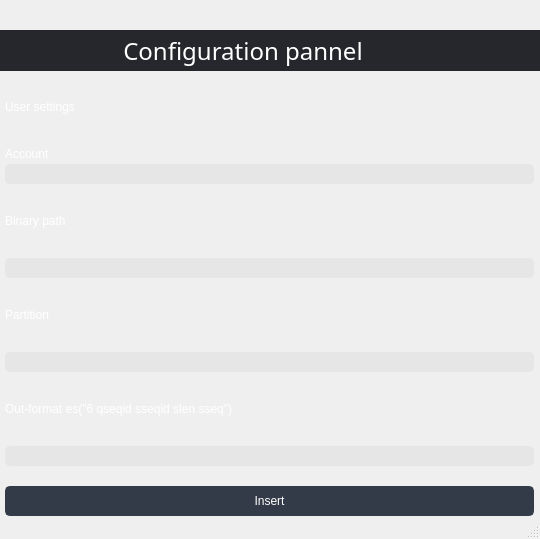
<?xml version="1.0" encoding="UTF-8"?>
<ui version="4.0">
 <class>MainWindow</class>
 <widget class="QMainWindow" name="MainWindow">
  <property name="windowModality">
   <enum>Qt::NonModal</enum>
  </property>
  <property name="enabled">
   <bool>true</bool>
  </property>
  <property name="geometry">
   <rect>
    <x>0</x>
    <y>0</y>
    <width>540</width>
    <height>539</height>
   </rect>
  </property>
  <property name="windowTitle">
   <string>MainWindow</string>
  </property>
  <property name="toolButtonStyle">
   <enum>Qt::ToolButtonIconOnly</enum>
  </property>
  <widget class="QWidget" name="centralwidget">
   <property name="styleSheet">
    <string notr="true">QLabel {
	color:white;
	font: 8pt &quot;Georgia&quot;;
}

QPushButton{
	font: 8pt &quot;Georgia&quot;;
}

QLineEdit{
	color: white;
}

QSpinBox{
	color: white;
}

QSpinBox{
	background-color: rgb(230, 230, 230);
	border-radius: 2px;
	border: 2px solid rgb(230, 230, 230);
	padding-left: 10px;
	color: white;
}

QLineEdit {
	background-color: rgb(230, 230, 230);
	border-radius: 5px;
	border: 2px solid rgb(230, 230, 230);
	padding-left: 10px;
}
QLineEdit:hover {
	border: 2px solid rgb(230, 230, 230);
}
QLineEdit:focus {
	border: 2px solid rgb(91, 101, 124);
}
/* RADIO BUTTON */
QRadioButton{
	color: white;
}
QRadioButton::indicator {
    border: 3px solid rgb(52, 59, 72);
	width: 15px;
	height: 15px;
	border-radius: 10px;
    background: rgb(44, 49, 60);
}
QRadioButton::indicator:hover {
    border: 3px solid rgb(58, 66, 81);
}
QRadioButton::indicator:checked {
    background: 3px solid rgb(94, 106, 130);
	border: 3px solid rgb(52, 59, 72);	
}

/* COMBOBOX */
QComboBox{
	background-color: rgb(27, 29, 35);
	border-radius: 5px;
	border: 2px solid white;
	padding: 5px;
	padding-left: 10px;
}
QComboBox:hover{
	border: 2px solid rgb(64, 71, 88);
}
QComboBox::drop-down {
	subcontrol-origin: padding;
	subcontrol-position: top right;
	width: 25px; 
	border-left-width: 3px;
	border-left-color: rgba(39, 44, 54, 150);
	border-left-style: solid;
	border-top-right-radius: 3px;
	border-bottom-right-radius: 3px;	
	background-image: url(:/16x16/icons/16x16/cil-arrow-bottom.png);
	background-position: center;
	background-repeat: no-reperat;
 }
QComboBox QAbstractItemView {
	color: rgb(85, 170, 255);	
	background-color: rgb(27, 29, 35);
	padding: 10px;
	selection-background-color: rgb(39, 44, 54);
}

/*SPIN BOX*/
QSpinBox {
position: relative;
  padding: 4px;
  width: 50px;
  height: 20px;
  text-align: center;
  font-size: 2rem;
 border-radius: 5px;
	border: 2px solid white;
}
QSpinBox::up-button{
margin-top: 1px;
margin-right: 2px;
margin-left: -5px;
height: 10px;
background-image: url(:/16x16/icons/16x16/cil-arrow-top.png);
background-repeat: no-repeat;
}
QSpinBox::down-button{
margin-left: 2px;
margin-top: -3px;
background-image: url(:/16x16/icons/16x16/cil-arrow-bottom.png);
background-repeat: no-repeat;
}
QSpinBox::up-button:pressed{
	background-color: white;
}
QSpinBox::down-button:pressed{
	background-color: white;
}
</string>
   </property>
   <widget class="QFrame" name="frame_div_content_1">
    <property name="geometry">
     <rect>
      <x>0</x>
      <y>70</y>
      <width>541</width>
      <height>451</height>
     </rect>
    </property>
    <property name="sizePolicy">
     <sizepolicy hsizetype="Fixed" vsizetype="Fixed">
      <horstretch>0</horstretch>
      <verstretch>0</verstretch>
     </sizepolicy>
    </property>
    <property name="minimumSize">
     <size>
      <width>0</width>
      <height>110</height>
     </size>
    </property>
    <property name="maximumSize">
     <size>
      <width>16777215</width>
      <height>500</height>
     </size>
    </property>
    <property name="styleSheet">
     <string notr="true">background-color: rgb(41, 45, 56);
QLabel {
	color: white;
	background-color: white;
}

</string>
    </property>
    <property name="frameShape">
     <enum>QFrame::NoFrame</enum>
    </property>
    <property name="frameShadow">
     <enum>QFrame::Raised</enum>
    </property>
    <layout class="QVBoxLayout" name="verticalLayout_7">
     <property name="spacing">
      <number>0</number>
     </property>
     <property name="leftMargin">
      <number>0</number>
     </property>
     <property name="topMargin">
      <number>0</number>
     </property>
     <property name="rightMargin">
      <number>0</number>
     </property>
     <property name="bottomMargin">
      <number>0</number>
     </property>
     <item>
      <layout class="QGridLayout" name="gridLayout">
       <item row="5" column="1">
        <widget class="QLabel" name="label_2">
         <property name="styleSheet">
          <string notr="true">color: white;</string>
         </property>
         <property name="text">
          <string>Partition</string>
         </property>
        </widget>
       </item>
       <item row="0" column="1">
        <widget class="QLabel" name="label_11">
         <property name="styleSheet">
          <string notr="true">font: 12pt &quot;Arkhip&quot;;</string>
         </property>
         <property name="text">
          <string>User settings</string>
         </property>
        </widget>
       </item>
       <item row="1" column="2">
        <widget class="QLabel" name="label_9">
         <property name="minimumSize">
          <size>
           <width>5</width>
           <height>0</height>
          </size>
         </property>
         <property name="maximumSize">
          <size>
           <width>10</width>
           <height>20</height>
          </size>
         </property>
         <property name="text">
          <string/>
         </property>
        </widget>
       </item>
       <item row="1" column="1">
        <widget class="QLabel" name="label">
         <property name="styleSheet">
          <string notr="true">color: white;</string>
         </property>
         <property name="text">
          <string>Account</string>
         </property>
        </widget>
       </item>
       <item row="3" column="1">
        <widget class="QLabel" name="label_3">
         <property name="styleSheet">
          <string notr="true">color: white;</string>
         </property>
         <property name="text">
          <string>Binary path</string>
         </property>
        </widget>
       </item>
       <item row="7" column="1">
        <widget class="QLabel" name="label_4">
         <property name="styleSheet">
          <string notr="true">color: white;</string>
         </property>
         <property name="text">
          <string>Out-format es(&quot;6 qseqid sseqid slen sseq&quot;) </string>
         </property>
        </widget>
       </item>
       <item row="1" column="0">
        <widget class="QLabel" name="label_7">
         <property name="maximumSize">
          <size>
           <width>5</width>
           <height>20</height>
          </size>
         </property>
         <property name="text">
          <string/>
         </property>
        </widget>
       </item>
       <item row="11" column="1">
        <widget class="QPushButton" name="insert">
         <property name="minimumSize">
          <size>
           <width>0</width>
           <height>30</height>
          </size>
         </property>
         <property name="styleSheet">
          <string notr="true">QPushButton {
	color: white;
	border: 2px solid rgb(52, 59, 72);
	border-radius: 5px;	
	background-color: rgb(52, 59, 72);
}
QPushButton:hover {
	background-color: rgb(57, 65, 80);
	border: 2px solid rgb(61, 70, 86);
}
QPushButton:pressed {	
	background-color: rgb(35, 40, 49);
	border: 2px solid rgb(43, 50, 61);
}</string>
         </property>
         <property name="text">
          <string>Insert</string>
         </property>
        </widget>
       </item>
       <item row="8" column="1">
        <widget class="QLineEdit" name="outfmt"/>
       </item>
       <item row="6" column="1">
        <widget class="QLineEdit" name="partition"/>
       </item>
       <item row="2" column="1">
        <widget class="QLineEdit" name="account"/>
       </item>
       <item row="12" column="1">
        <widget class="QLabel" name="label_6">
         <property name="maximumSize">
          <size>
           <width>16777215</width>
           <height>5</height>
          </size>
         </property>
         <property name="text">
          <string/>
         </property>
        </widget>
       </item>
       <item row="4" column="1">
        <widget class="QLineEdit" name="binary"/>
       </item>
       <item row="9" column="1">
        <widget class="QLabel" name="label_8">
         <property name="maximumSize">
          <size>
           <width>16777215</width>
           <height>20</height>
          </size>
         </property>
         <property name="text">
          <string/>
         </property>
        </widget>
       </item>
      </layout>
     </item>
    </layout>
   </widget>
   <widget class="QFrame" name="frame_top_btns">
    <property name="geometry">
     <rect>
      <x>0</x>
      <y>30</y>
      <width>541</width>
      <height>41</height>
     </rect>
    </property>
    <property name="maximumSize">
     <size>
      <width>16777215</width>
      <height>42</height>
     </size>
    </property>
    <property name="styleSheet">
     <string notr="true">background-color: rgba(27, 29, 35, 200)</string>
    </property>
    <property name="frameShape">
     <enum>QFrame::NoFrame</enum>
    </property>
    <property name="frameShadow">
     <enum>QFrame::Raised</enum>
    </property>
    <layout class="QHBoxLayout" name="horizontalLayout_4">
     <property name="spacing">
      <number>0</number>
     </property>
     <property name="leftMargin">
      <number>0</number>
     </property>
     <property name="topMargin">
      <number>0</number>
     </property>
     <property name="rightMargin">
      <number>0</number>
     </property>
     <property name="bottomMargin">
      <number>0</number>
     </property>
     <item>
      <widget class="QFrame" name="frame_label_top_btns">
       <property name="sizePolicy">
        <sizepolicy hsizetype="Expanding" vsizetype="Preferred">
         <horstretch>0</horstretch>
         <verstretch>0</verstretch>
        </sizepolicy>
       </property>
       <property name="frameShape">
        <enum>QFrame::NoFrame</enum>
       </property>
       <property name="frameShadow">
        <enum>QFrame::Raised</enum>
       </property>
       <layout class="QHBoxLayout" name="horizontalLayout_10">
        <property name="spacing">
         <number>0</number>
        </property>
        <property name="leftMargin">
         <number>5</number>
        </property>
        <property name="topMargin">
         <number>0</number>
        </property>
        <property name="rightMargin">
         <number>10</number>
        </property>
        <property name="bottomMargin">
         <number>0</number>
        </property>
        <item>
         <widget class="QFrame" name="frame_icon_top_bar">
          <property name="maximumSize">
           <size>
            <width>30</width>
            <height>30</height>
           </size>
          </property>
          <property name="styleSheet">
           <string notr="true">background: transparent;
background-image: url(:/16x16/icons/16x16/cil-terminal.png);
background-position: center;
background-repeat: no-repeat;
</string>
          </property>
          <property name="frameShape">
           <enum>QFrame::StyledPanel</enum>
          </property>
          <property name="frameShadow">
           <enum>QFrame::Raised</enum>
          </property>
         </widget>
        </item>
        <item>
         <widget class="QLabel" name="label_title_bar_top">
          <property name="font">
           <font>
            <family>Arkhip</family>
            <pointsize>18</pointsize>
            <weight>50</weight>
            <italic>false</italic>
            <bold>false</bold>
           </font>
          </property>
          <property name="styleSheet">
           <string notr="true">background: transparent;
color: white;
font: 18pt &quot;Arkhip&quot;;
</string>
          </property>
          <property name="text">
           <string>Configuration pannel</string>
          </property>
          <property name="alignment">
           <set>Qt::AlignCenter</set>
          </property>
         </widget>
        </item>
       </layout>
      </widget>
     </item>
     <item alignment="Qt::AlignRight">
      <widget class="QFrame" name="frame_btns_right">
       <property name="sizePolicy">
        <sizepolicy hsizetype="Expanding" vsizetype="Preferred">
         <horstretch>0</horstretch>
         <verstretch>0</verstretch>
        </sizepolicy>
       </property>
       <property name="maximumSize">
        <size>
         <width>120</width>
         <height>16777215</height>
        </size>
       </property>
       <property name="frameShape">
        <enum>QFrame::NoFrame</enum>
       </property>
       <property name="frameShadow">
        <enum>QFrame::Raised</enum>
       </property>
       <layout class="QHBoxLayout" name="horizontalLayout_5">
        <property name="spacing">
         <number>0</number>
        </property>
        <property name="leftMargin">
         <number>0</number>
        </property>
        <property name="topMargin">
         <number>0</number>
        </property>
        <property name="rightMargin">
         <number>0</number>
        </property>
        <property name="bottomMargin">
         <number>0</number>
        </property>
        <item>
         <widget class="QPushButton" name="btn_minimize">
          <property name="sizePolicy">
           <sizepolicy hsizetype="Minimum" vsizetype="Expanding">
            <horstretch>0</horstretch>
            <verstretch>0</verstretch>
           </sizepolicy>
          </property>
          <property name="minimumSize">
           <size>
            <width>40</width>
            <height>0</height>
           </size>
          </property>
          <property name="maximumSize">
           <size>
            <width>40</width>
            <height>16777215</height>
           </size>
          </property>
          <property name="toolTip">
           <string>Minimize</string>
          </property>
          <property name="styleSheet">
           <string notr="true">QPushButton {	
	border: none;
	background-color: transparent;
}
QPushButton:hover {
	background-color: rgb(52, 59, 72);
}
QPushButton:pressed {	
	background-color: rgb(85, 170, 255);
}</string>
          </property>
          <property name="text">
           <string/>
          </property>
          <property name="icon">
           <iconset resource="Simple_PySide_Base-master/files.qrc">
            <normaloff>:/16x16/icons/16x16/cil-window-minimize.png</normaloff>:/16x16/icons/16x16/cil-window-minimize.png</iconset>
          </property>
         </widget>
        </item>
        <item>
         <widget class="QPushButton" name="btn_close">
          <property name="sizePolicy">
           <sizepolicy hsizetype="Minimum" vsizetype="Expanding">
            <horstretch>0</horstretch>
            <verstretch>0</verstretch>
           </sizepolicy>
          </property>
          <property name="minimumSize">
           <size>
            <width>40</width>
            <height>0</height>
           </size>
          </property>
          <property name="maximumSize">
           <size>
            <width>40</width>
            <height>16777215</height>
           </size>
          </property>
          <property name="toolTip">
           <string>Close</string>
          </property>
          <property name="styleSheet">
           <string notr="true">QPushButton {	
	border: none;
	background-color: transparent;
}
QPushButton:hover {
	background-color: rgb(52, 59, 72);
}
QPushButton:pressed {	
	background-color: rgb(85, 170, 255);
}</string>
          </property>
          <property name="text">
           <string/>
          </property>
          <property name="icon">
           <iconset resource="Simple_PySide_Base-master/files.qrc">
            <normaloff>:/16x16/icons/16x16/cil-x.png</normaloff>:/16x16/icons/16x16/cil-x.png</iconset>
          </property>
         </widget>
        </item>
       </layout>
      </widget>
     </item>
    </layout>
   </widget>
  </widget>
  <widget class="QStatusBar" name="statusbar"/>
 </widget>
 <resources>
  <include location="Simple_PySide_Base-master/files.qrc"/>
 </resources>
 <connections/>
</ui>
